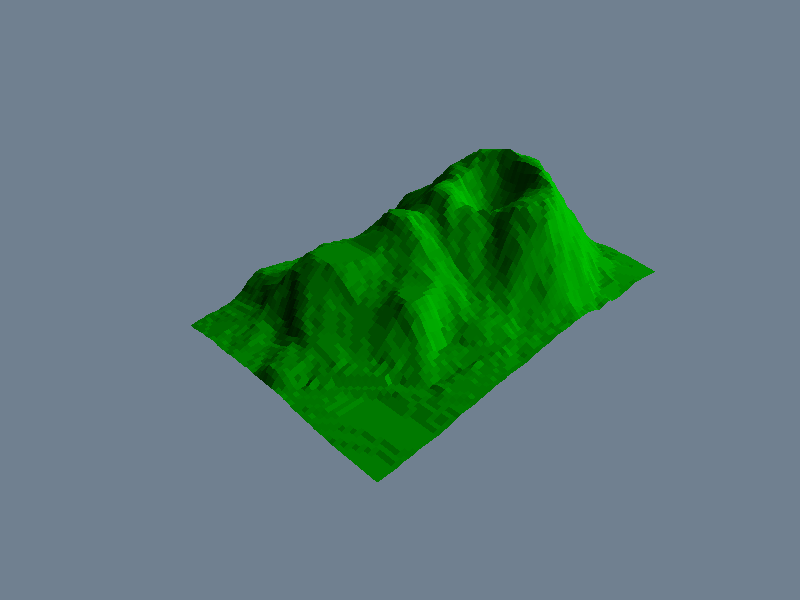
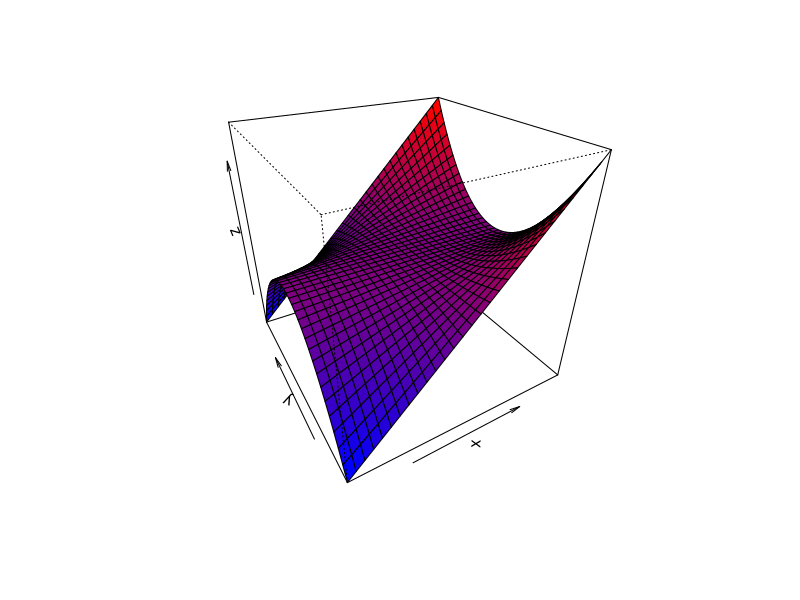

Write R code to recreate these figures, in order. (Note: this script raises an error after producing the figures.)


z <- 3 * volcano        # Exaggerate the relief
x <- 10 * (1:nrow(z))   # 10 meter spacing (S to N)
y <- 10 * (1:ncol(z))   # 10 meter spacing (E to W)
## Don't draw the grid lines :  border = NA
par(bg = "slategray")
persp(x, y, z, theta = 135, phi = 30, col = "green3", scale = FALSE,
      ltheta = -120, shade = 0.75, border = NA, box = FALSE)

par(bg = "white")
x <- seq(-1.95, 1.95, length = 30)
y <- seq(-1.95, 1.95, length = 35)
z <- outer(x, y, function(a, b) a*b^2)
nrz <- nrow(z)
ncz <- ncol(z)
# Create a function interpolating colors in the range of specified colors
jet.colors <- colorRampPalette( c("blue", "red") )
# Generate the desired number of colors from this palette
nbcol <- 1000
color <- jet.colors(nbcol)
# Compute the z-value at the facet centres
zfacet <- z[-1, -1] + z[-1, -ncz] + z[-nrz, -1] + z[-nrz, -ncz]
# Recode facet z-values into color indices
facetcol <- cut(zfacet, nbcol)
persp(x, y, z, col = color[facetcol], phi = 30, theta = -30)

par(op)